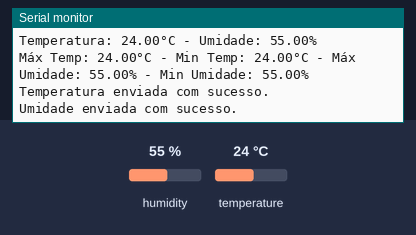
The sketch below on a simulated ESP8266 (NodeMCU). On the bench: the last lines printed to the serial monitor. Wiring (inferred from the names in the program): DHT11 sensor: data D2. The inputs (shaded band) are chosen by the test bench; at power-on: humidity 55 %, temperature 24 °C. WiFi joins after 1.5 s; servers stay silent unless stated; no MQTT or app messages arrive unless stated.

Above: at 2.7 s.
2.8 s: humidity set to 22 %
At 4.3 s:
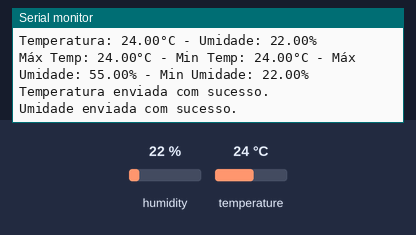
4.4 s: temperature set to 12 °C
At 5.8 s:
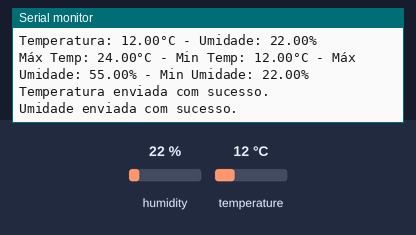
6.0 s: humidity set to 40 %
7.6 s: temperature set to 19 °C
Timing chart, 0 to 10.6 s (numbered marks = the images above; inputs shaded):
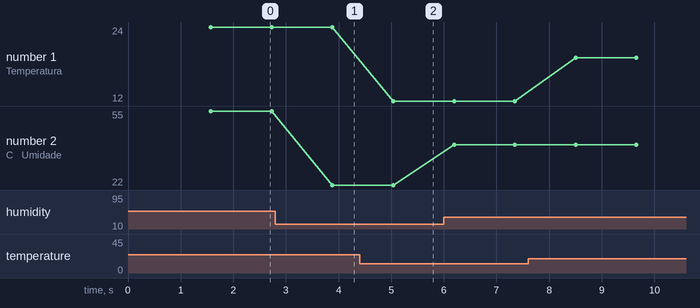

Measured:
- after the input at 2.8 s, the serial monitor: prints a new line after 1.1 s (image 1)
- after the input at 4.4 s, the serial monitor: prints a new line after 0.64 s (image 2)
- plotted number 1: 24 → 12 after the input at 4.4 s, 12 → 19 after the input at 7.6 s
- plotted number 2: 55 → 22 after the input at 2.8 s, 22 → 40 after the input at 6.0 s

The sketch:

publisher.ino
```cpp
#include <ESP8266WiFi.h>  // Ou <WiFi.h> se estiver usando um ESP32
#include <PubSubClient.h> // Biblioteca para comunicação MQTT (lembre-se de baixar antes de compilar na IDE)

// A biblioteca tem o autor O'Leary, Nick. "PubSubClient". Disponível em: https://pubsubclient.knolleary.net/ Acesso em: 30 de agosto de 2024.

/*
A escolha pelo MQTT é pelo motivo de que eu não quero me preocupar com a comunicação entre os dispositivos, que é o que o MQTT faz por mim.
Caso eu fizesse com TCP ou UDP eu teria que criar uma API ou abstração para o contexto do projeto, o que não é o foco.
O MQTT é um protocolo de mensagens leve, que é ideal para comunicação entre dispositivos IoT.
Ele é baseado em um modelo de publicação e assinatura, onde os dispositivos se conectam a um broker MQTT e enviam mensagens para tópicos específicos.
Outros dispositivos podem se inscrever nesses tópicos para receber as mensagens.
*/

// Configurações do Wi-Fi
const char* ssid = ""; // Nome da sua rede Wi-Fi
const char* password = ""; // Senha da sua rede Wi-Fi

// Configurações do MQTT
const char* mqttServer = "192.168.3.4";// Veja qual o Ip da sua máquina real(endereço da interface real, seja ethernet ou wifi), que esteja conectada a mesma rede que o ESP
const int mqttPort = 1883;
const char* mqttUser = "YOUR_MQTT_USER";    // Se necessário. Nesse caso não usei
const char* mqttPassword = "YOUR_MQTT_PASS"; // Se necessário. Nesse caso não usei
const char* temperatureTopic = "sensor/temperature";
const char* humidityTopic = "sensor/humidity";

#define DHTPIN D2  // D2 é GPIO 4 no ESP8266 ou GPIO 2 no ESP32
#define DHTTYPE 11 // Defina o tipo de sensor (DHT11)

WiFiClient espClient;
PubSubClient client(espClient);

// Variáveis para armazenar valores máximos e mínimos
float maxTemperature = -100;
float minTemperature = 100;
float maxHumidity = 0;
float minHumidity = 100;

void setup() {
  Serial.begin(9600);

  // Configura o Wi-Fi
  WiFi.begin(ssid, password);
  while (WiFi.status() != WL_CONNECTED) {
    delay(500);
    Serial.print(".");
  }
  Serial.println("Conectado ao Wi-Fi");

  // Configura o MQTT
  client.setServer(mqttServer, mqttPort);

  // Verifica a conexão com o MQTT
  while (!client.connected()) {
    Serial.print("Tentando conectar ao MQTT...");
    if (client.connect("ESPClient", mqttUser, mqttPassword)) {
      Serial.println("Conectado ao MQTT");
    } else {
      Serial.print("Falha na conexão, rc=");
      Serial.print(client.state());
      Serial.println(" Tente novamente em 5 segundos");
      delay(5000);
    }
  }
}

void loop() {
  // Inicia a comunicação com o sensor
  pinMode(DHTPIN, OUTPUT);
  digitalWrite(DHTPIN, LOW);
  delay(18);
  digitalWrite(DHTPIN, HIGH);
  delayMicroseconds(40);

  pinMode(DHTPIN, INPUT);

  // Espera até o sensor responder
  while (digitalRead(DHTPIN) == HIGH);
  while (digitalRead(DHTPIN) == LOW);
  while (digitalRead(DHTPIN) == HIGH);

  // Lê os dados do sensor
  int data[5] = {0}; // Inicializa o array com zeros
  for (int i = 0; i < 5; i++) {
    for (int j = 0; j < 8; j++) {
      while (digitalRead(DHTPIN) == LOW); // Espera para o sinal subir
      unsigned long startTime = micros();
      while (digitalRead(DHTPIN) == HIGH); // Espera para o sinal cair
      unsigned long duration = micros() - startTime;
      data[i] |= (duration > 40) << (7 - j);
    }
  }

  // Verifica a validade dos dados (o 5° byte é o byte de verificação)
  int checksum = data[0] + data[1] + data[2] + data[3];
  if (checksum == data[4]) {
    float humidity = data[0] + data[1] / 10.0;
    float temperature = data[2] + data[3] / 10.0;

    // Atualiza os valores máximos e mínimos
    if (temperature > maxTemperature) {
      maxTemperature = temperature;
    }
    if (temperature < minTemperature) {
      minTemperature = temperature;
    }
    if (humidity > maxHumidity) {
      maxHumidity = humidity;
    }
    if (humidity < minHumidity) {
      minHumidity = humidity;
    }

    // Mostra os valores
    Serial.print("Temperatura: ");
    Serial.print(temperature);
    Serial.print("°C - Umidade: ");
    Serial.print(humidity);
    Serial.println("%");

    // Exibe valores máximos e mínimos
    Serial.print("Máx Temp: ");
    Serial.print(maxTemperature);
    Serial.print("°C - Min Temp: ");
    Serial.print(minTemperature);
    Serial.print("°C - Máx Umidade: ");
    Serial.print(maxHumidity);
    Serial.print("% - Min Umidade: ");
    Serial.print(minHumidity);
    Serial.println("%");

    // Envia os dados para o broker MQTT
    if (client.connected()) {
      String tempStr = String(temperature);
      String humStr = String(humidity);

      // Publica a temperatura
      if (client.publish(temperatureTopic, tempStr.c_str())) {
        Serial.println("Temperatura enviada com sucesso.");
      } else {
        Serial.println("Falha ao enviar temperatura.");
      }

      // Publica a umidade
      if (client.publish(humidityTopic, humStr.c_str())) {
        Serial.println("Umidade enviada com sucesso.");
      } else {
        Serial.println("Falha ao enviar umidade.");
      }
    } else {
      Serial.println("Não conectado ao MQTT, tentando reconectar...");
      if (client.connect("ESPClient", mqttUser, mqttPassword)) {
        Serial.println("Reconectado ao MQTT");
      }
    }
  } else {
    Serial.println("Erro na leitura dos dados.");
  }

  delay(1000); // Aguarda 1 segundo antes de fazer a próxima leitura
}
```
